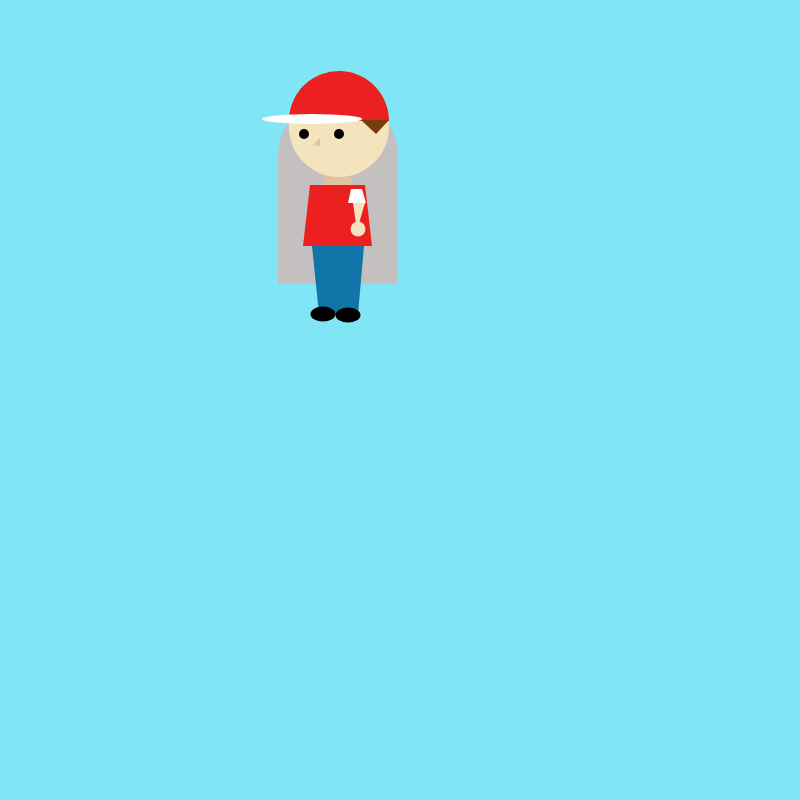
Frame 1 (no input)
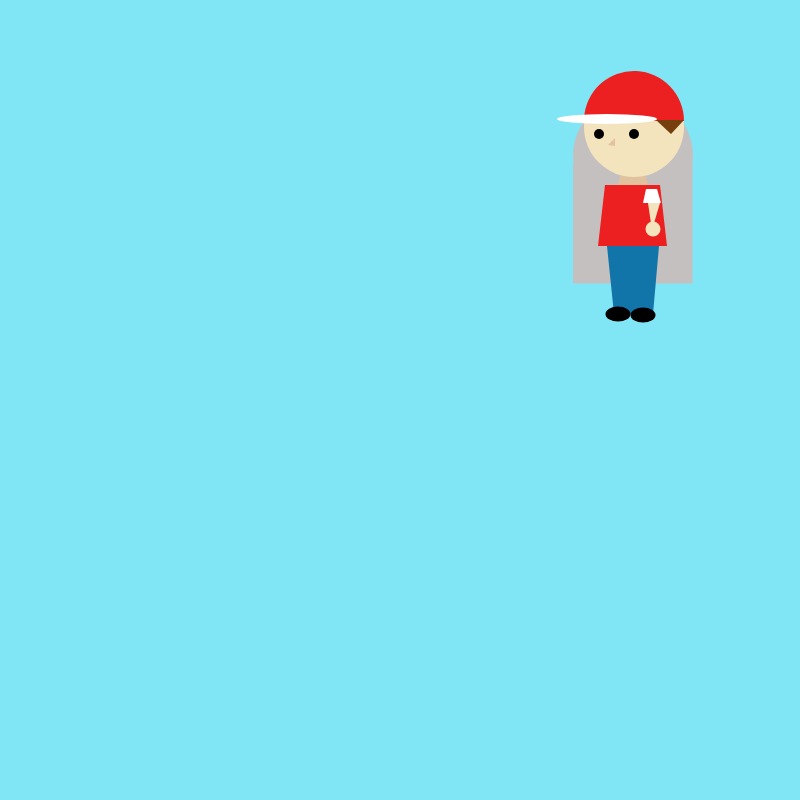
Frame 60 (no input)
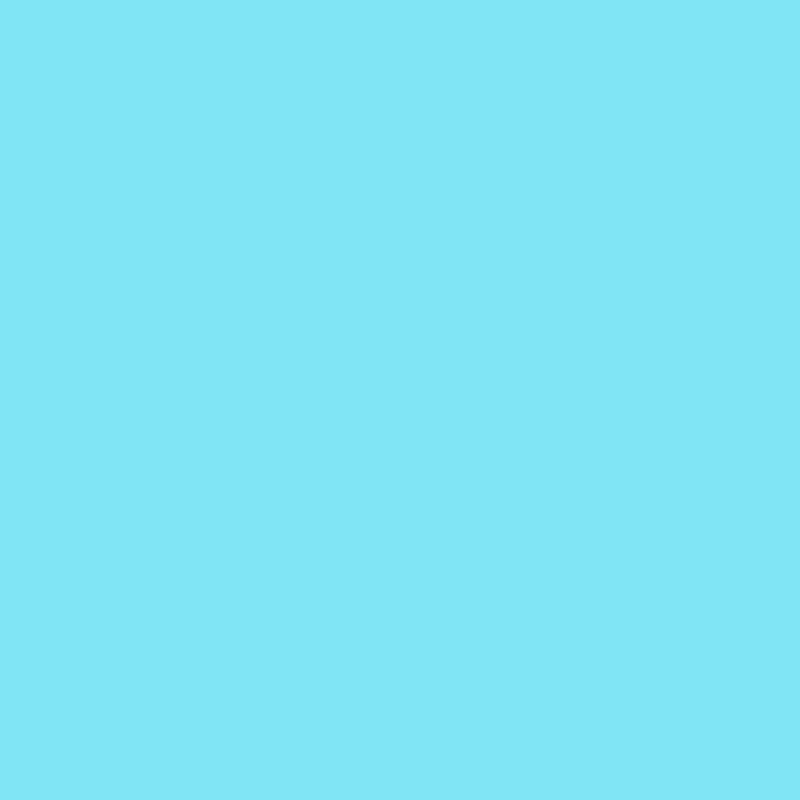
Frame 120 (the mouse pressed at the canvas centre since frame 60)

The p5.js sketch that drew these frames (run headless with seeded random() and noise() and a simulated clock; from frame 60 on, the mouse is pressed at the canvas centre):

// p5.js sketch
// ── sketch.js
var x = 0 ;

function setup() {
  // put setup code here
  createCanvas(800, 800);
}

function draw() {
  // put drawing code here
  background(128, 229, 245);

  push() ;
  translate(x, 0);
  boy();
  pop() ;

  x += 5 ;
  if (x > width) {
    x = -300 ;
  }

}

function boy() {
  noStroke();
  fill(197, 192, 192);
  ellipse(338, 156, 120, 120);

  fill(197, 192, 192);
  rect(278, 164, 119.5, 119.5);

  fill(224, 194, 158);
  quad(326, 174, 350, 174, 353, 185, 323, 185);

  fill(17, 117, 169);
  quad(312, 246, 364, 246, 358, 314, 319, 314);

  fill(243, 228, 189);
  ellipse(339, 127, 100, 100);

  fill(236, 32, 32);
  quad(310, 185, 365, 185, 372, 246, 303, 246);
  arc(339, 121, 100, 100, 110, 0);

  fill(255, 255, 255);
  ellipse(312, 119, 100, 10);
  quad(351, 189, 362, 189, 366, 203, 348, 203);

  fill(118, 62, 13);
  triangle(361, 120, 389, 120, 376, 134);

  fill(0);
  ellipse(304, 134, 10, 10);
  ellipse(339, 134, 10, 10);

  fill(224, 194, 158);
  triangle(320, 138, 313, 145, 320, 146);

  fill(0);
  ellipse(348, 315, 25, 15);
  ellipse(323, 314, 25, 15);

  fill(243, 228, 189);
  triangle(353, 203, 365, 203, 357, 230);
  ellipse(358, 229, 15, 15);
}
